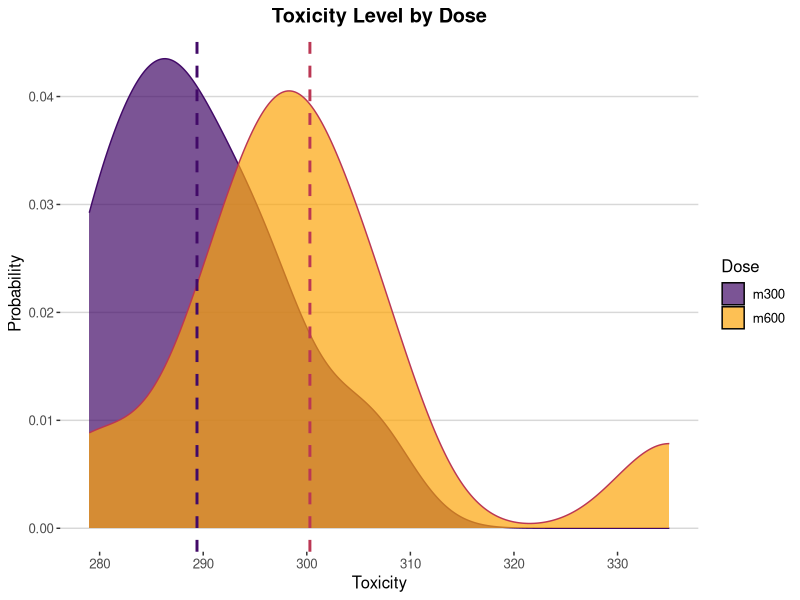

The R source for this figure: (Note: this script raises an error after producing the figure.)
# Loading Data & Packages -------------------------------------------------

library(ggplot2)
library(ggthemes)
library(dplyr)
library(reshape2)
library(car)

df <-
        as.data.frame(read.csv("./data/Dosage.csv"))


# Plotting the Density Functions by Dose ------------------------------------------

mu <- df %>% group_by(dose) %>% summarise(mean = mean(toxicity))

ggplot(data = df, mapping = aes(x = toxicity, fill = dose,
                                col = dose)) +
        geom_density(alpha = .7) +
        geom_vline(data = mu, aes(xintercept = mean, col = dose),
                   linetype = "dashed",  size = 1) +
        scale_x_continuous(n.breaks = 10) +
        labs(
                title = "Toxicity Level by Dose",
                x = "Toxicity",
                y = "Probability",
                fill = "Dose"
        ) +
        scale_color_viridis_d(option = "inferno", begin = .2, end = .5) +
        scale_fill_viridis_d(option = "inferno", begin = .2, end = .8) +
        theme_hc() +
        theme(
                plot.title = element_text(hjust = .5, face = "bold"),
                legend.position = "right"
        ) +
        guides(col = "none")

# T-Test for Difference in Means ------------------------------------------

t_test <-
        t.test(
                formula = toxicity ~ dose,
                data = df,
                alternative = "two.sided",
                mu = 0,
                paired = F,
                conf.level = .95
        )


# Linear Regression Fit for Difference in Means ---------------------------

fit <-
        lm(
                formula = toxicity ~ dose,
                data = df
        )

sumfit <-
        S(fit)
